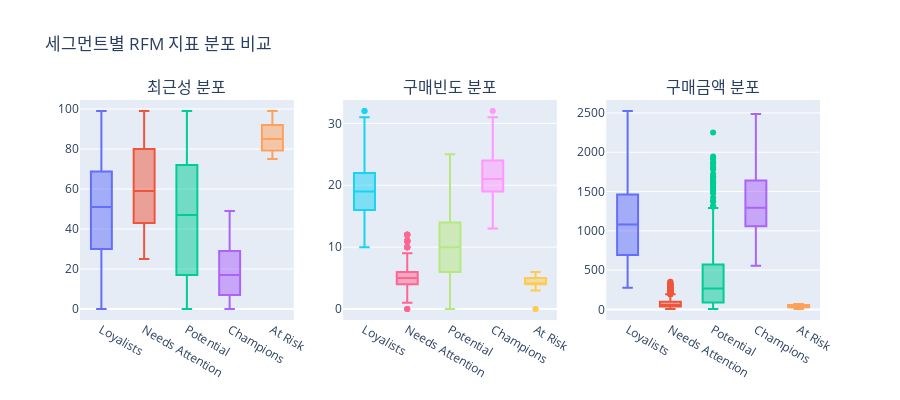

Here is the notebook cell this chart was saved with:
### Code cell
# 세그먼트별 박스플롯으로 RFM 지표 분포 비교
fig_box = make_subplots(rows=1, cols=3, 
                        subplot_titles=('최근성 분포', '구매빈도 분포', '구매금액 분포'))

# 최근성 박스플롯
for segment in rfm_df['Segment'].unique():
    segment_data = rfm_df[rfm_df['Segment'] == segment]
    fig_box.add_trace(go.Box(y=segment_data['Recency'], name=segment, showlegend=False), row=1, col=1)

# 구매빈도 박스플롯  
for segment in rfm_df['Segment'].unique():
    segment_data = rfm_df[rfm_df['Segment'] == segment]
    fig_box.add_trace(go.Box(y=segment_data['Frequency'], name=segment, showlegend=False), row=1, col=2)

# 구매금액 박스플롯
for segment in rfm_df['Segment'].unique():
    segment_data = rfm_df[rfm_df['Segment'] == segment]
    fig_box.add_trace(go.Box(y=segment_data['Monetary'], name=segment, showlegend=False), row=1, col=3)

fig_box.update_layout(title_text="세그먼트별 RFM 지표 분포 비교", height=400)
fig_box.show()

### Figure 1 — Plotly figure (JSON) as saved in the notebook; plotly's stock layout.template omitted (floating-point values rounded to 4 significant figures; data arrays with more than 128 entries replaced by an {"elided": "..."} marker saying what was removed)
{"data": [{"name": "Loyalists", "showlegend": false, "type": "box", "xaxis": "x", "y": {"elided": "559 int values"}, "yaxis": "y"}, {"name": "Needs Attention", "showlegend": false, "type": "box", "xaxis": "x", "y": {"elided": "455 int values"}, "yaxis": "y"}, {"name": "Potential", "showlegend": false, "type": "box", "xaxis": "x", "y": {"elided": "802 int values"}, "yaxis": "y"}, {"name": "Champions", "showlegend": false, "type": "box", "xaxis": "x", "y": {"elided": "281 int values"}, "yaxis": "y"}, {"name": "At Risk", "showlegend": false, "type": "box", "xaxis": "x", "y": {"elided": "143 int values"}, "yaxis": "y"}, {"name": "Loyalists", "showlegend": false, "type": "box", "xaxis": "x2", "y": {"elided": "559 int values"}, "yaxis": "y2"}, {"name": "Needs Attention", "showlegend": false, "type": "box", "xaxis": "x2", "y": {"elided": "455 int values"}, "yaxis": "y2"}, {"name": "Potential", "showlegend": false, "type": "box", "xaxis": "x2", "y": {"elided": "802 int values"}, "yaxis": "y2"}, {"name": "Champions", "showlegend": false, "type": "box", "xaxis": "x2", "y": {"elided": "281 int values"}, "yaxis": "y2"}, {"name": "At Risk", "showlegend": false, "type": "box", "xaxis": "x2", "y": {"elided": "143 int values"}, "yaxis": "y2"}, {"name": "Loyalists", "showlegend": false, "type": "box", "xaxis": "x3", "y": {"elided": "559 int values"}, "yaxis": "y3"}, {"name": "Needs Attention", "showlegend": false, "type": "box", "xaxis": "x3", "y": {"elided": "455 int values"}, "yaxis": "y3"}, {"name": "Potential", "showlegend": false, "type": "box", "xaxis": "x3", "y": {"elided": "802 int values"}, "yaxis": "y3"}, {"name": "Champions", "showlegend": false, "type": "box", "xaxis": "x3", "y": {"elided": "281 int values"}, "yaxis": "y3"}, {"name": "At Risk", "showlegend": false, "type": "box", "xaxis": "x3", "y": {"elided": "143 int values"}, "yaxis": "y3"}], "layout": {"annotations": [{"font": {"size": 16}, "showarrow": false, "text": "최근성 분포", "x": 0.1444, "xanchor": "center", "xref": "paper", "y": 1, "yanchor": "bottom", "yref": "paper"}, {"font": {"size": 16}, "showarrow": false, "text": "구매빈도 분포", "x": 0.5, "xanchor": "center", "xref": "paper", "y": 1, "yanchor": "bottom", "yref": "paper"}, {"font": {"size": 16}, "showarrow": false, "text": "구매금액 분포", "x": 0.8556, "xanchor": "center", "xref": "paper", "y": 1, "yanchor": "bottom", "yref": "paper"}], "height": 400, "title": {"text": "세그먼트별 RFM 지표 분포 비교"}, "xaxis": {"anchor": "y", "domain": [0, 0.2889]}, "xaxis2": {"anchor": "y2", "domain": [0.3556, 0.6444]}, "xaxis3": {"anchor": "y3", "domain": [0.7111, 1]}, "yaxis": {"anchor": "x", "domain": [0, 1]}, "yaxis2": {"anchor": "x2", "domain": [0, 1]}, "yaxis3": {"anchor": "x3", "domain": [0, 1]}}}
